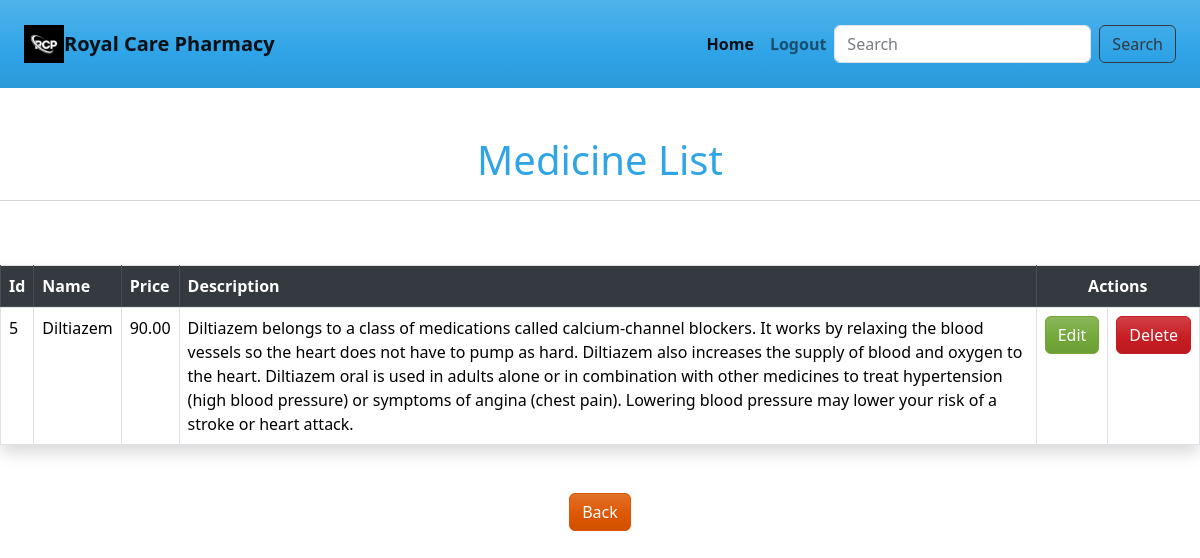
Screenshot of /list/ (signed in) with the database file from the repository.
### cure/models.py (models this page shows)
class Medicine(models.Model):
    name = models.CharField(max_length=500)
    description = models.CharField(max_length=500)
    price = models.DecimalField(max_digits=10, decimal_places=2)

### cure/views.py (the view)
# urls.py: path('list/',views.product_read,name='list'),
def product_read(request):
    medicine_list=Medicine.objects.all()
    return render(request,'list.html',{'medicine_list':medicine_list})

### cure/templates/list.html (shortened to what this page needs)
{%extends 'layout/app-layout.html'%}
{%block 'content' %}
<div class="justify-content-center">
<br><br>
<h1>Medicine List</h1>
<hr><br><br>
<table class="table table-bordered table-hover shadow p-3 mb-5 bg-white rounded ">
    <thead class="thead-dark">
    <tr>
        <th>Id</th>
        <th>Name</th>
        <th>Price</th>
        <th>Description</th>
        <th colspan="2" class="text-center">Actions</th></tr>
        {%for products in medicine_list%}
    </thead>
    <td>{{ products.id }} </td>
    <td>{{ products.name }} </td>
    <td>{{ products.price }}</td>
    <td>{{products.description}}</td>
    <td ><a href="{%url 'updateproduct' products.pk %}" class="btn btn-block btn-success " value="edit" type="submit">Edit</a></td>
    <td><a href="{%url 'deleteproduct' products.pk %}" class="btn btn-danger btn-block" value="edit" type="submit">Delete</a></td></tr>
     {% endfor %}
    </table>
    <div class="text-center">
    <a href="{%url 'welcome'  %}" class="btn btn-warning " value="edit" type="submit">Back</a>
    </div>
</div>
{%endblock%}

### cure/static/style.css (style rules this page uses)
h1,h3 { text-align: center; }

### rows the page displays
Medicine: id "5", name "Diltiazem", price "90.00", description "Diltiazem belongs to a class of medications called calcium-channel blockers. It works by relaxing the blood vessels so the heart does not have to pump as hard. Diltiazem also increases the supply of blood and oxygen to the heart. Diltiazem oral is used in adults alone or in combination with other medicines to treat hypertension (high blood pressure) or symptoms of angina (chest pain). Lowering blood pressure may lower your risk of a stroke or heart attack."
